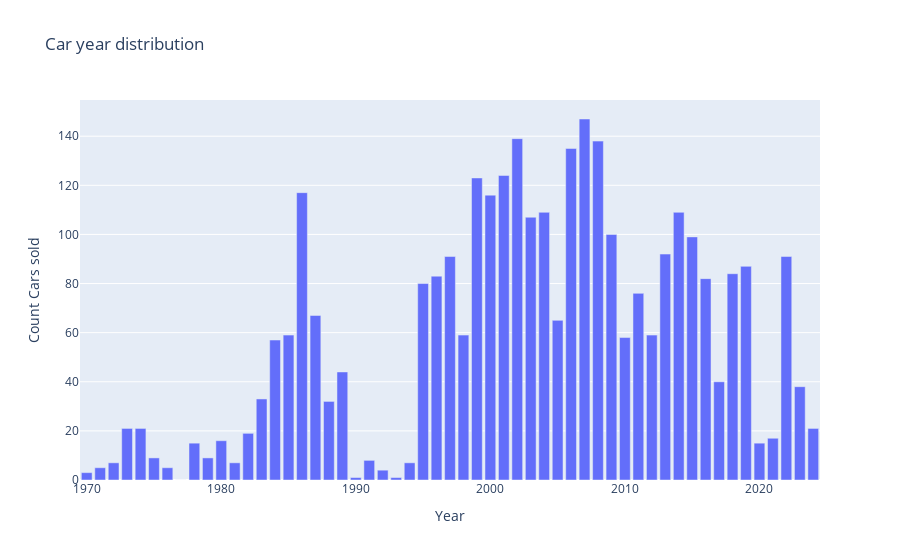

The code cell stored with this chart in its notebook:
### Code cell
#distribution of number of cars over the years
dic = {1970+i : sum(df['year']==1970+i) for i in range(55)}
x_dic = [1970 + i for i in range(55)]
y_dic = [dic[1970 + i] for i in range(55)]

# Plot
fig = go.Figure([go.Bar(x=x_dic, y=y_dic)])

fig.update_layout(title="Car year distribution",
                  xaxis_title="Year",
                  yaxis_title="Count Cars sold")


fig.show()

### Figure 1 — Plotly figure (JSON) as saved in the notebook; plotly's stock layout.template omitted (floating-point values rounded to 4 significant figures)
{"data": [{"type": "bar", "x": [1970, 1971, 1972, 1973, 1974, 1975, 1976, 1977, 1978, 1979, 1980, 1981, 1982, 1983, 1984, 1985, 1986, 1987, 1988, 1989, 1990, 1991, 1992, 1993, 1994, 1995, 1996, 1997, 1998, 1999, 2000, 2001, 2002, 2003, 2004, 2005, 2006, 2007, 2008, 2009, 2010, 2011, 2012, 2013, 2014, 2015, 2016, 2017, 2018, 2019, 2020, 2021, 2022, 2023, 2024], "y": [3, 5, 7, 21, 21, 9, 5, 0, 15, 9, 16, 7, 19, 33, 57, 59, 117, 67, 32, 44, 1, 8, 4, 1, 7, 80, 83, 91, 59, 123, 116, 124, 139, 107, 109, 65, 135, 147, 138, 100, 58, 76, 59, 92, 109, 99, 82, 40, 84, 87, 15, 17, 91, 38, 21]}], "layout": {"title": {"text": "Car year distribution"}, "xaxis": {"title": {"text": "Year"}}, "yaxis": {"title": {"text": "Count Cars sold"}}}}
